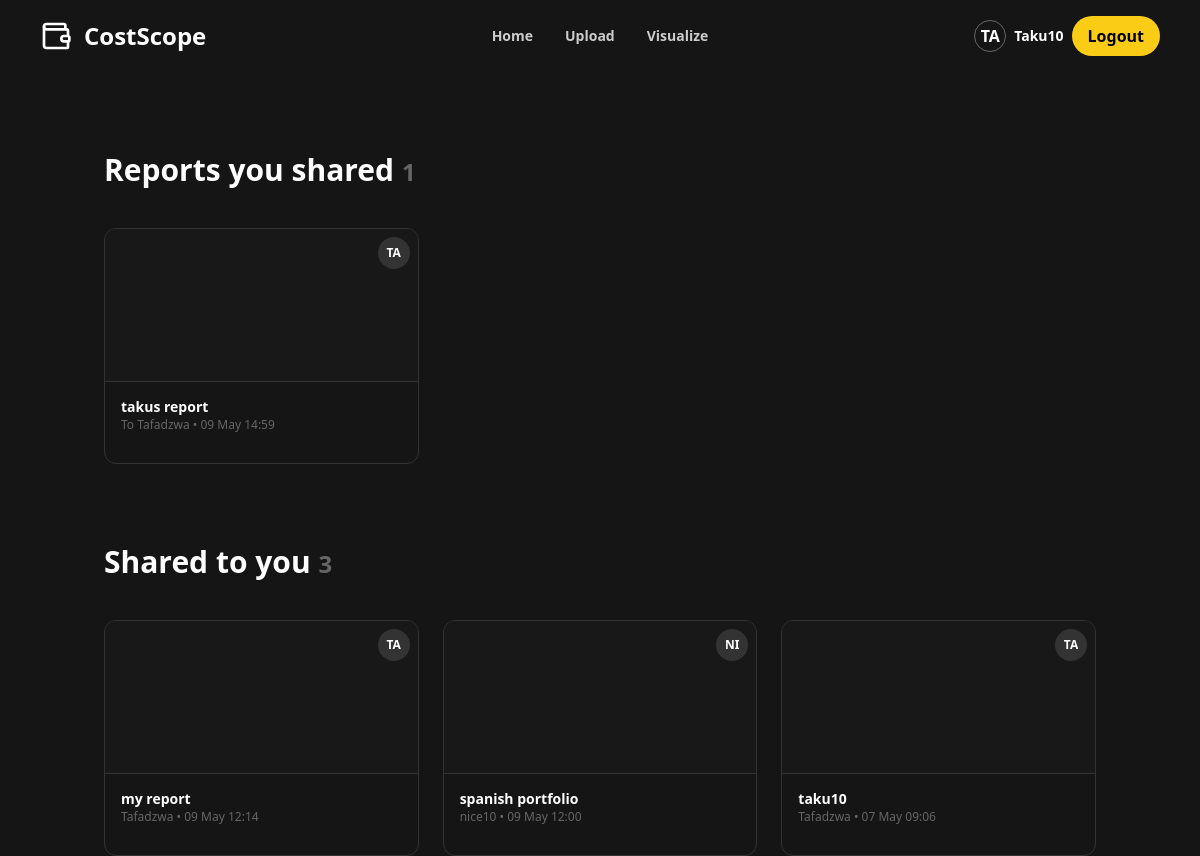
Before: /shared-with-me (signed in) with the older database file.
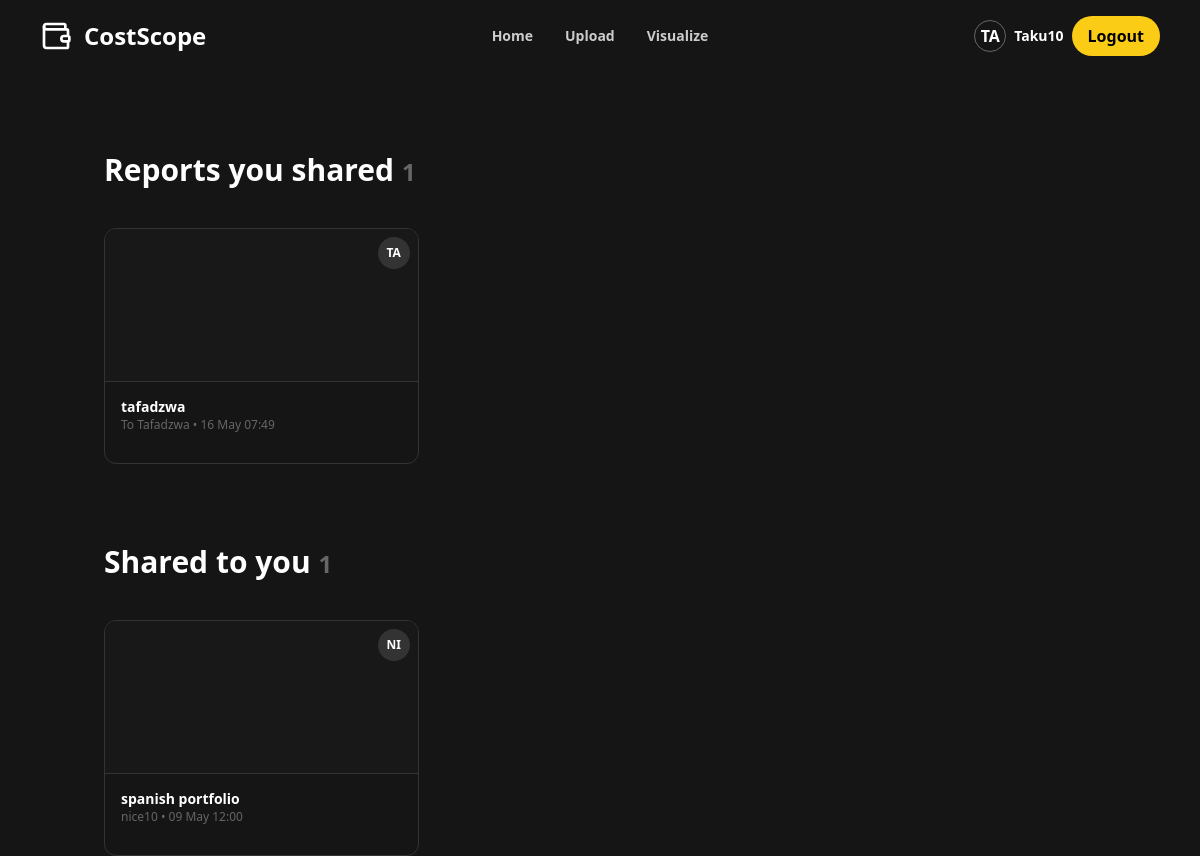
After: the same page with the newer database file.
### app/models.py (models this page shows)
class User(db.Model, UserMixin):
    id = db.Column(db.Integer, primary_key=True)
    username = db.Column(db.String(80), unique=True, nullable=False)
    password_hash = db.Column(db.String(128), nullable=False)
    expenses = db.relationship('Expense', backref='user', lazy=True)

class SharedReport(db.Model):
    id = db.Column(db.Integer, primary_key=True)
    owner_id = db.Column(db.Integer, db.ForeignKey('user.id'), nullable=False)
    recipient_username = db.Column(db.String(100), nullable=False)
    report_title = db.Column(db.String(100), nullable=False)
    permission = db.Column(db.String(20), default='view')  # Can be 'view' or 'comment'
    timestamp = db.Column(db.DateTime, default=datetime.utcnow)
    owner = db.relationship('User', backref='shared_reports')

### app/routes.py (the view)
@main.route('/shared-with-me')
@login_required
def shared_with_me():
    received_reports = (
        SharedReport.query
        .filter_by(recipient_username=current_user.username)
        .order_by(SharedReport.timestamp.desc())
        .all()
    )
    sent_reports = (
        SharedReport.query
        .filter_by(owner_id=current_user.id)
        .order_by(SharedReport.timestamp.desc())
        .all()
    )
    return render_template(
        'shared_with_me.html',
        shared_reports=received_reports,
        sent_reports=sent_reports
    )

### app/__init__.py (called while the page is built)
def create_app(testing=False):
    app = Flask(__name__)
    app.config['SECRET_KEY'] = 'dev'
    if testing:
        app.config['TESTING'] = True
        app.config['SQLALCHEMY_DATABASE_URI'] = 'sqlite:///:memory:'
        app.config['WTF_CSRF_ENABLED'] = False  # Disable CSRF for form testing
    else:
        app.config['SQLALCHEMY_DATABASE_URI'] = 'sqlite:///studysync.db'
        app.config['WTF_CSRF_ENABLED'] = True
    db.init_app(app)
    migrate.init_app(app, db)
    login_manager.init_app(app)
    @login_manager.user_loader
    def load_user(user_id):
        return User.query.get(int(user_id))
    from .routes import main as main_blueprint
    app.register_blueprint(main_blueprint)
    return app

### app/templates/shared_with_me.html (shortened to what this page needs)
<!DOCTYPE html>
<html lang="en">
<head>
  <script src="https://cdn.tailwindcss.com"></script>
</head>
<body class="bg-[#151515] text-white min-h-screen">
  <header class="relative w-full px-10 py-4 flex justify-between items-center bg-[#151515] ">
    <div class="flex items-center gap-3">
      <i data-lucide="wallet" class="w-8 h-8 text-white"></i>
      <strong class="text-2xl font-bold text-white">CostScope</strong>
    </div>
    <nav class="absolute left-1/2 transform -translate-x-1/2 flex gap-8 text-sm font-semibold">
      <a href="{{ url_for('main.home') }}"
         class="{% if request.endpoint == 'main.home' %}text-white underline underline-offset-4{% else %}text-[#cccccc] hover:text-white transition{% endif %}">
        Home
      </a>
      <a href="{{ url_for('main.upload') }}"
         class="{% if request.endpoint == 'main.upload' %}text-white underline underline-offset-4{% else %}text-[#cccccc] hover:text-white transition{% endif %}">
        Upload
      </a>
      <a href="{{ url_for('main.visualise') }}"
         class="{% if request.endpoint == 'main.visualise' %}text-white underline underline-offset-4{% else %}text-[#cccccc] hover:text-white transition{% endif %}">
        Visualize
      </a>
    </nav>
    <div class="flex items-center gap-4">
      {% if current_user.is_authenticated %}
        <div class="flex items-center gap-2">
          <div class="w-8 h-8 rounded-full border border-[#666666] flex items-center justify-center font-bold text-white">
            {{ current_user.username[:2]|upper }}
          </div>
          <span class="text-sm font-semibold text-white">{{ current_user.username }}</span>
          <a href="{{ url_for('main.logout') }}"
             class="bg-yellow-400 hover:bg-yellow-500 text-black font-semibold px-4 py-2 rounded-full transition">
            Logout
          </a>
        </div>
      {% else %}
        <a href="{{ url_for('main.login') }}" class="text-sm text-white hover:underline">Login</a>
        <a href="{{ url_for('main.register') }}"
           class="bg-yellow-400 hover:bg-yellow-500 text-black font-semibold px-4 py-2 rounded-full transition">
          Sign Up
        </a>
      {% endif %}
    </div>
  </header>
  <div class="flex justify-center">
    <div class="max-w-5xl w-full px-4 space-y-16">
      <div class="mt-20">
        <h2 class="text-3xl font-semibold mb-10">
          Reports you shared
          <span class="text-[#666666] text-2xl">{{ sent_reports|length }}</span>
        </h2>
        <div class="grid grid-cols-3 gap-6">
          {% for report in sent_reports %}
          <a href="{{ url_for('main.view_shared_report', report_id=report.id) }}"
             class="relative border border-[#333333] rounded-xl aspect-[4/3] flex flex-col justify-end hover:border-[#444] cursor-pointer overflow-hidden group">
            <div class="absolute top-0 left-0 w-full h-[65%] bg-[#181818]"></div>
            <span class="absolute top-2 right-2 w-8 h-8 rounded-full bg-[#333333]
             flex items-center justify-center text-xs font-semibold group-hover:bg-[#444]">
              {{ report.recipient_username[:2]|upper }}
            </span>
            <div class="absolute top-[65%] left-0 w-full h-px bg-[#333333]"></div>
            <div class="absolute top-[65%] left-0 w-full p-4">
              <div class="text-sm font-semibold truncate">{{ report.report_title|lower }}</div>
              <div class="text-xs text-[#666666]">
                To {{ report.recipient_username }} •
                {{ report.timestamp.strftime('%d %b %H:%M') }}
              </div>
            </div>
          </a>
          {% endfor %}
          {% if sent_reports|length % 3 != 0 %}
            {% for _ in range(3 - (sent_reports|length) % 3) %}
              <div class="border border-transparent aspect-[4/3]"></div>
            {% endfor %}
          {% endif %}
        </div>
      </div>
    </div>
  </div>
  <div class=" flex justify-center">
    <div class="max-w-5xl w-full px-4 space-y-16">
      <div class="mt-20">
        <h2 class="text-3xl font-semibold mb-10">
          Shared to you
          <span class="text-[#666666] text-2xl">{{ shared_reports|length }}</span>
        </h2>
        <div class="grid grid-cols-3 gap-6">
          {% for report in shared_reports %}
          <a href="{{ url_for('main.view_shared_report', report_id=report.id) }}"
             class="relative border border-[#333333] rounded-xl aspect-[4/3] flex flex-col justify-end hover:border-[#444] cursor-pointer overflow-hidden group">
            <div class="absolute top-0 left-0 w-full h-[65%] bg-[#181818]"></div>
            <span class="absolute top-2 right-2 w-8 h-8 rounded-full bg-[#333333]
             flex items-center justify-center text-xs font-semibold group-hover:bg-[#444]">
              {{ report.owner.username[:2]|upper }}
            </span>
            <div class="absolute top-[65%] left-0 w-full h-px bg-[#333333]"></div>
            <div class="absolute top-[65%] left-0 w-full p-4">
              <div class="text-sm font-semibold truncate">{{ report.report_title|lower }}</div>
              <div class="text-xs text-[#666666]">
                {{ report.owner.username }} •
                {{ report.timestamp.strftime('%d %b %H:%M') }}
              </div>
            </div>
          </a>
          {% endfor %}
          {% if shared_reports|length % 3 != 0 %}
            {% for _ in range(3 - (shared_reports|length) % 3) %}
              <div class="border border-transparent aspect-[4/3]"></div>
            {% endfor %}
          {% endif %}
        </div>
      </div>
    </div>
  </div>
</body>
</html>

Changed rows visible on the page:
no longer on this page (row edited): SharedReport: owner "TA", report_title "my report", owner.username "Tafadzwa", timestamp "09 May 12:14", shown under "Shared to you 3"
removed SharedReport: owner "TA", report_title "taku10", owner.username "Tafadzwa", timestamp "07 May 09:06", shown under "Shared to you 3"
changed SharedReport "TA": report_title "takus report" → "tafadzwa"; timestamp "09 May 14:59" → "16 May 07:49"
Other visible differences:
{{ shared_reports|length }}: "3" → "1"
